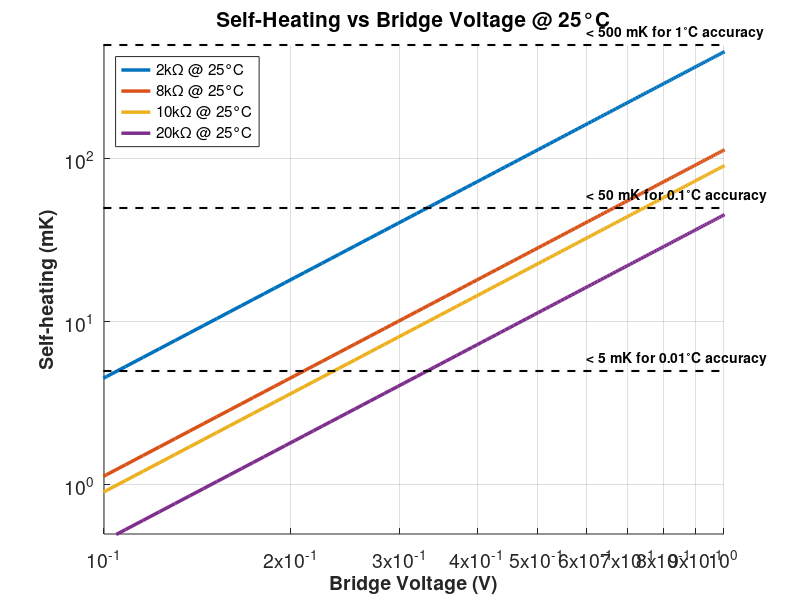

The MATLAB source for this figure: (Note: this script raises an error after producing the figure.)
%% Bridge Voltage vs Self-Heating for Various Thermistor Resistances
clear; clc; close all;

%% Parameters
R0_values = [2, 8, 10, 20] * 1000;  % Thermistor resistances (Ω)
DC_water = 0.25e-3;                        % Dissipation constant (W/°C)

%% Bridge voltage range
E_bridge = linspace(0.05, 1.5, 200);  % 0.05 to 1.5V

%% Calculate self-heating for each configuration
n_configs = length(R0_values);
self_heating = zeros(n_configs, length(E_bridge));

for i = 1:n_configs
    RT = R0_values(i);           % Thermistor resistance at 25°C
    R_bridge = RT * 1.1;         % Bridge resistance (roughly matched)
    
    for j = 1:length(E_bridge)
        E = E_bridge(j);
        
        % Current through thermistor
        I = E / (RT + R_bridge);
        
        % Power dissipated
        P = I^2 * RT;
        
        % Self-heating (in mK)
        self_heating(i, j) = (P / DC_water) * 1e3;  % mK
    end
end

%% Create plot
figure('Position', [100, 100, 1000, 700]);

% Plot curves
colors = lines(n_configs);
hold on;

for i = 1:n_configs
    plot(E_bridge, self_heating(i,:), 'LineWidth', 2.5, 'Color', colors(i,:));
end

% Reference lines
plot([0.01,10],[5,5],'k--','linewidth',1.5)
plot([0.01,10],[50,50],'k--','linewidth',1.5)
plot([0.01,10],[500,500],'k--','linewidth',1.5)


% Labels
set(gca,'fontsize',14)
xlabel('Bridge Voltage (V)', 'FontSize', 14, 'FontWeight', 'bold');
ylabel('Self-heating (mK)', 'FontSize', 14, 'FontWeight', 'bold');
title('Self-Heating vs Bridge Voltage @ 25°C', 'FontSize', 15, 'FontWeight', 'bold');

% Legend
legend_labels = arrayfun(@(r) sprintf('%gkΩ @ 25°C', r/1000), R0_values, 'UniformOutput', false);
legend(legend_labels, 'Location', 'northwest', 'FontSize', 11);

% Annotation

text(0.6, 6, '< 5 mK for 0.01^\circC accuracy', 'FontSize', 10, 'Color', 'k', 'FontWeight', 'bold');
text(0.6, 60, '< 50 mK for 0.1^\circC accuracy', 'FontSize', 10, 'Color', 'k', 'FontWeight', 'bold');
text(0.6, 600, '< 500 mK for 1^\circC accuracy', 'FontSize', 10, 'Color', 'k', 'FontWeight', 'bold');

grid on;
set(gca, 'xscale','log','yscale','log')
xlim([0.1,1])
ylim([0.5,500])
set(gca,'xtick',[0.1:0.1:1])
hold off;
%% tolerance
T = 25;                                    % Temperature (°C)
for R0 = R0_values
    RT = thermistor_resistance(25, R0, beta, T0);
    
    % dR/dT (negative for NTC)
    dR_dT = -RT * beta / (T+273.15)^2;
    
    % Fractional sensitivity
    fractional = abs(dR_dT) / RT;
    
    fprintf('%6.0f kΩ   | %8.0f | %8.1f | %9.4f | %.4f %%/°C\n', ...
            R0/1000, RT, dR_dT, fractional, fractional*100);
end